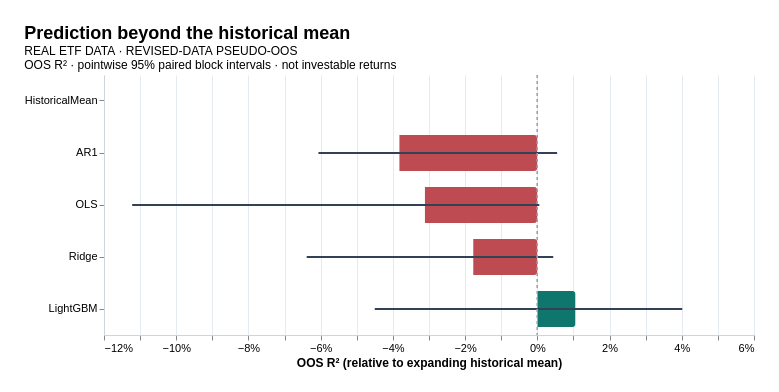

Write the Vega-Lite specification saved for this chart.
### Vega-Lite specification from a JSON file in a GitHub repository (floating-point values rounded to 4 significant figures)
{"title": {"text": "Prediction beyond the historical mean", "subtitle": ["REAL ETF DATA · REVISED-DATA PSEUDO-OOS", "OOS R² · pointwise 95% paired block intervals · not investable returns"]}, "data": {"values": [{"model": "HistoricalMean", "n": 109, "oos_r2": 0, "rmse": 0.08401, "mae": 0.0554, "direction_accuracy": 0.578, "start": "2017-08", "end": "2026-08", "ci_low": 0, "ci_high": 0, "simultaneous_ci_low": 0, "simultaneous_ci_high": 0, "inference": "reference"}, {"model": "AR1", "n": 109, "oos_r2": -0.03824, "rmse": 0.0856, "mae": 0.05596, "direction_accuracy": 0.5321, "start": "2017-08", "end": "2026-08", "ci_low": -0.06061, "ci_high": 0.005479, "simultaneous_ci_low": -0.06548, "simultaneous_ci_high": 0.01406, "inference": "descriptive paired block-bootstrap intervals; no universal nested-model p-value"}, {"model": "OLS", "n": 109, "oos_r2": -0.03117, "rmse": 0.08531, "mae": 0.05727, "direction_accuracy": 0.4954, "start": "2017-08", "end": "2026-08", "ci_low": -0.1122, "ci_high": 0.0005566, "simultaneous_ci_low": -0.1377, "simultaneous_ci_high": 0.007458, "inference": "descriptive paired block-bootstrap intervals; no universal nested-model p-value"}, {"model": "Ridge", "n": 109, "oos_r2": -0.01777, "rmse": 0.08476, "mae": 0.05651, "direction_accuracy": 0.5229, "start": "2017-08", "end": "2026-08", "ci_low": -0.06387, "ci_high": 0.004407, "simultaneous_ci_low": -0.07834, "simultaneous_ci_high": 0.01235, "inference": "descriptive paired block-bootstrap intervals; no universal nested-model p-value"}, {"model": "LightGBM", "n": 109, "oos_r2": 0.01058, "rmse": 0.08357, "mae": 0.0564, "direction_accuracy": 0.4771, "start": "2017-08", "end": "2026-08", "ci_low": -0.04502, "ci_high": 0.04013, "simultaneous_ci_low": -0.06168, "simultaneous_ci_high": 0.05083, "inference": "descriptive paired block-bootstrap intervals; no universal nested-model p-value"}]}, "width": 650, "height": 260, "layer": [{"mark": {"type": "bar", "cornerRadiusEnd": 3, "size": 36}, "encoding": {"y": {"field": "model", "type": "nominal", "sort": ["HistoricalMean", "AR1", "OLS", "Ridge"], "title": null}, "x": {"field": "oos_r2", "type": "quantitative", "title": "OOS R² (relative to expanding historical mean)", "axis": {"format": ".0%"}}, "color": {"condition": {"test": "datum.oos_r2 >= 0", "value": "#0f766e"}, "value": "#be4a52"}}}, {"mark": {"type": "rule", "color": "#334155", "strokeWidth": 2}, "encoding": {"y": {"field": "model", "type": "nominal", "sort": ["HistoricalMean", "AR1", "OLS", "Ridge"]}, "x": {"field": "ci_low", "type": "quantitative"}, "x2": {"field": "ci_high"}}}, {"mark": {"type": "rule", "color": "#94a3b8", "strokeDash": [3, 3]}, "encoding": {"x": {"datum": 0}}}], "background": "#ffffff", "padding": 24, "config": {"font": "Arial", "title": {"fontSize": 18, "anchor": "start"}, "axis": {"labelFontSize": 11, "titleFontSize": 12, "gridColor": "#e5eaf0", "domainColor": "#cbd5e1"}, "view": {"stroke": null}}}
